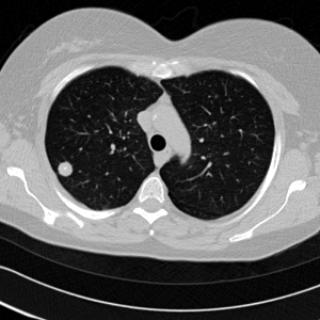
#> input picture test/test2.png, 320 x 320 px, found by its file name
$ python testing.py   (older library calls are emulated)
#> lines starting #> are read from the running program, lines starting #| are printed output that depends on the picture; after the words box and inside, x2 and y2 are one past the last pixel; in counts of white or black regions, pixels touching at a corner belong together
import cv2
import numpy as np # linear algebra
import pandas as pd # data processing, CSV file I/O (e.g. pd.read_csv)
import skimage, os
from skimage.morphology import (ball, disk, dilation, binary_erosion,
remove_small_objects, erosion, closing, reconstruction, binary_closing)
from skimage.measure import (label,regionprops, perimeter)
from skimage.morphology import (binary_dilation, binary_opening)
from skimage.filters import (roberts, sobel)
from skimage.segmentation import clear_border
import glob
import csv

img=img = cv2.imread('project/img/test/test2.png', 0)
#> img is the input picture: shape (320, 320); min 0, max 255, mean 92.9
kernel = np.ones((5,5), np.uint8)
img = cv2.dilate(img, kernel, iterations=1)
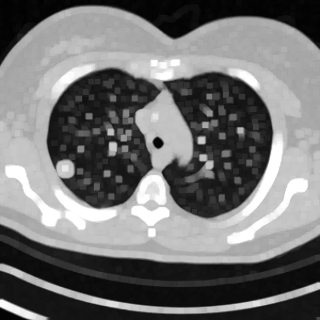
#> img: shape (320, 320); min 1, max 255, mean 114.7
(thresh, im_bw) = cv2.threshold(img, 128, 255, cv2.THRESH_BINARY |
cv2.THRESH_OTSU)
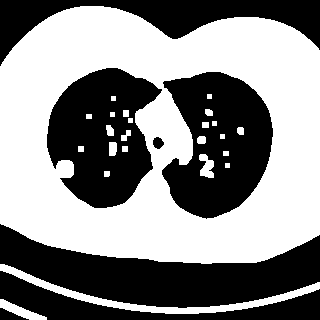
#> im_bw: shape (320, 320); 53.5% white; 7 black regions, largest, box (x1, y1, x2, y2) and area: (0, 224, 320, 308) 13274, (162, 72, 273, 219) 10927, (47, 68, 162, 208) 10540
#> thresh = 109
thresh = 127
im_bw = cv2.threshold(img, thresh, 255, cv2.THRESH_BINARY)[1]
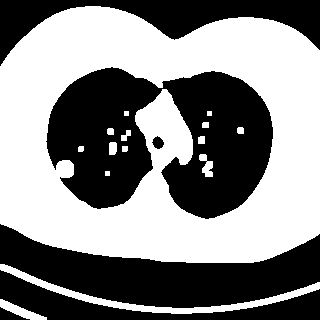
#> im_bw: shape (320, 320); 52.6% white; 6 black regions, box (x1, y1, x2, y2) and area: (46, 67, 273, 219) 22098, (0, 224, 320, 308) 13397, (0, 0, 320, 66) 7544, (0, 270, 320, 320) 5258, (0, 307, 30, 320) 187, (152, 136, 164, 149) 104
cleared = clear_border(im_bw)
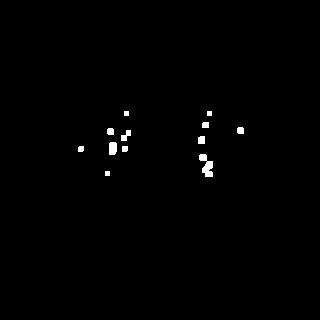
#> cleared: shape (320, 320); 0.66% white; 12 white regions, largest, box (x1, y1, x2, y2) and area: (199, 154, 213, 177) 186, (109, 142, 117, 155) 98, (121, 130, 131, 141) 65

label_image = label(cleared)
#> label_image: shape (320, 320) int64; 13 distinct labels, from 0 to 12


areas = [r.area for r in regionprops(label_image)]
#> areas = [25, 25, 41, 46, 46, 65, 54, 98, 34, 35, 186, 25]
areas.sort()
if len(areas) > 2:
    for region in regionprops(label_image):
        if region.area < areas[-2]:
            for coordinates in region.coords:
                label_image[coordinates[0], coordinates[1]] = 0
#> this loop made 12 passes
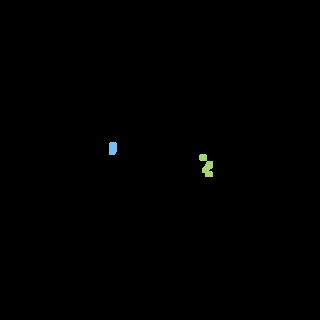
#> label_image: shape (320, 320) int64; 3 distinct labels, from 0 to 11; one colour per label, 0 black
binary = label_image > 0
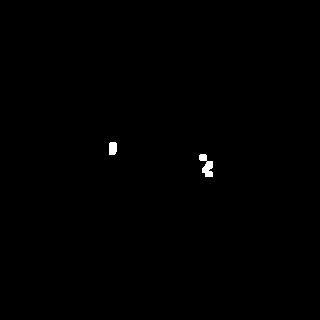
#> binary: shape (320, 320) bool; 0.28% white; 2 white regions, box (x1, y1, x2, y2) and area: (199, 154, 213, 177) 186, (109, 142, 117, 155) 98


selem = disk(2)
binary = binary_erosion(binary, selem)
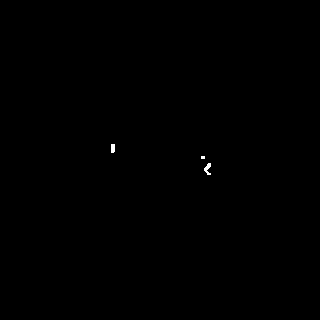
#> binary: shape (320, 320) bool; 0.09% white; 3 white regions (1 under 20 px), largest, box (x1, y1, x2, y2) and area: (204, 163, 211, 175) 47, (111, 144, 115, 153) 35

selem = disk(10)
binary = binary_closing(binary, selem)
#> binary: shape (320, 320) bool; 0.13% white; 2 white regions, box (x1, y1, x2, y2) and area: (201, 156, 211, 175) 98, (111, 144, 115, 153) 35

edges = roberts(binary)
#> (the run stopped early here; a loop or call above may not have finished)

$ run again, with test/test1.png copied over test/test2.png
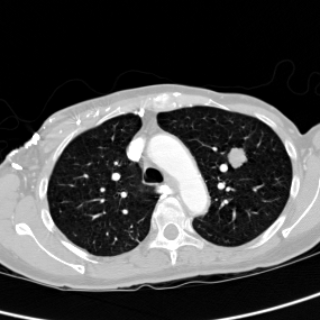
#> input picture test/test1.png, 320 x 320 px, found by its file name
#> img is the input picture: shape (320, 320); min 0, max 255, mean 70.9
#> `(thresh, im_bw) = cv2.threshold(img, 128, 255, cv2.THRESH_BINARY | cv2..`:
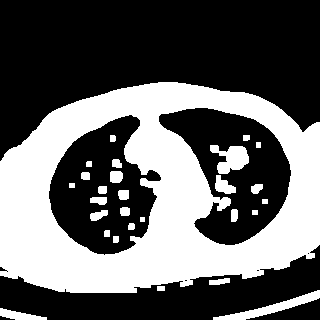
#> im_bw: shape (320, 320); 38.9% white; 28 white regions, largest, box (x1, y1, x2, y2) and area: (0, 82, 320, 293) 36331, (213, 290, 320, 320) 815, (210, 145, 249, 174) 686
#> thresh = 112
#> cleared: shape (320, 320); 2.1% white; 24 white regions, largest, box (x1, y1, x2, y2) and area: (218, 146, 249, 174) 563, (216, 175, 236, 193) 223, (110, 171, 122, 183) 137
#> areas = [34, 25, 25, 67, 563, 25, 74, 35, 137, 62, 223, 30, 86, 69, 100, 108, 133, 80, 72, 122, 30, 35, 36, 30]
#> the loop `for region in regionprops(label_image):` made 24 passes
#> `binary = binary_closing(binary, selem)`:
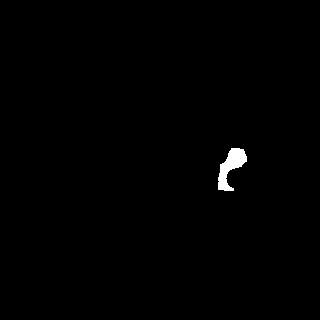
#> binary: shape (320, 320) bool; 0.6% white; 1 white region, box (x1, y1, x2, y2) and area: (218, 148, 247, 191) 611
